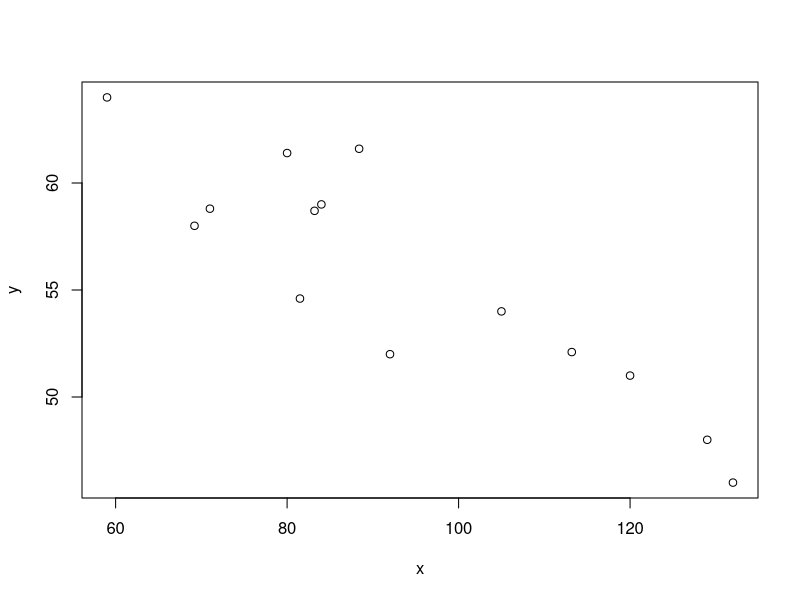

Write the R code that produced this figure.
# Comparing estimators for the mean mu, normal population
k <- 50000
n <- 25
mns <- meds <- extravg <- trmns <- numeric(k)
for (i in 1:k) {
  samp <- rnorm(n, mean=6, sd=1.2)
  mns[i] <- mean(samp)
  meds[i] <- median(samp)
  extravg[i] <- mean(range(samp))
  trmns[i] <- mean(samp, trim=0.05)
}
resultsN <- list(means = mns, medians = meds, extravg = extravg, 
                 trimmed = trmns)
sapply(resultsN, mean)
sapply(resultsN, sd)

# Comparing estimators for the mean mu, Cauchy population
for (i in 1:k) {
  samp <- rcauchy(n, location=6, scale=1.2)
  mns[i] <- mean(samp)
  meds[i] <- median(samp)
  extravg[i] <- mean(range(samp))
  trmns[i] <- mean(samp, trim=0.05)
}
resultsN <- list(means = mns, medians = meds, extravg = extravg, 
                 trimmed = trmns)
sapply(resultsN, mean)
sapply(resultsN, sd)

# Comparing estimators for the mean mu, Uniform population
for (i in 1:k) {
  samp <- runif(n, min=3, max=9)
  mns[i] <- mean(samp)
  meds[i] <- median(samp)
  extravg[i] <- mean(range(samp))
  trmns[i] <- mean(samp, trim=0.05)
}
resultsN <- list(means = mns, medians = meds, extravg = extravg, 
                 trimmed = trmns)
sapply(resultsN, mean)
sapply(resultsN, sd)

x <- c(132.0, 129.0, 120.0, 113.2, 105.0, 92.0, 84.0, 83.2, 88.4, 59.0, 80.0, 81.5, 71.0, 69.2)
y <- c(46.0, 48.0, 51.0, 52.1, 54.0, 52.0, 59.0, 58.7, 61.6, 64.0, 61.4, 54.6, 58.8, 58.0)
cbind(x, y)
plot(x, y)
f <- lm(y~x)
summary(f)

